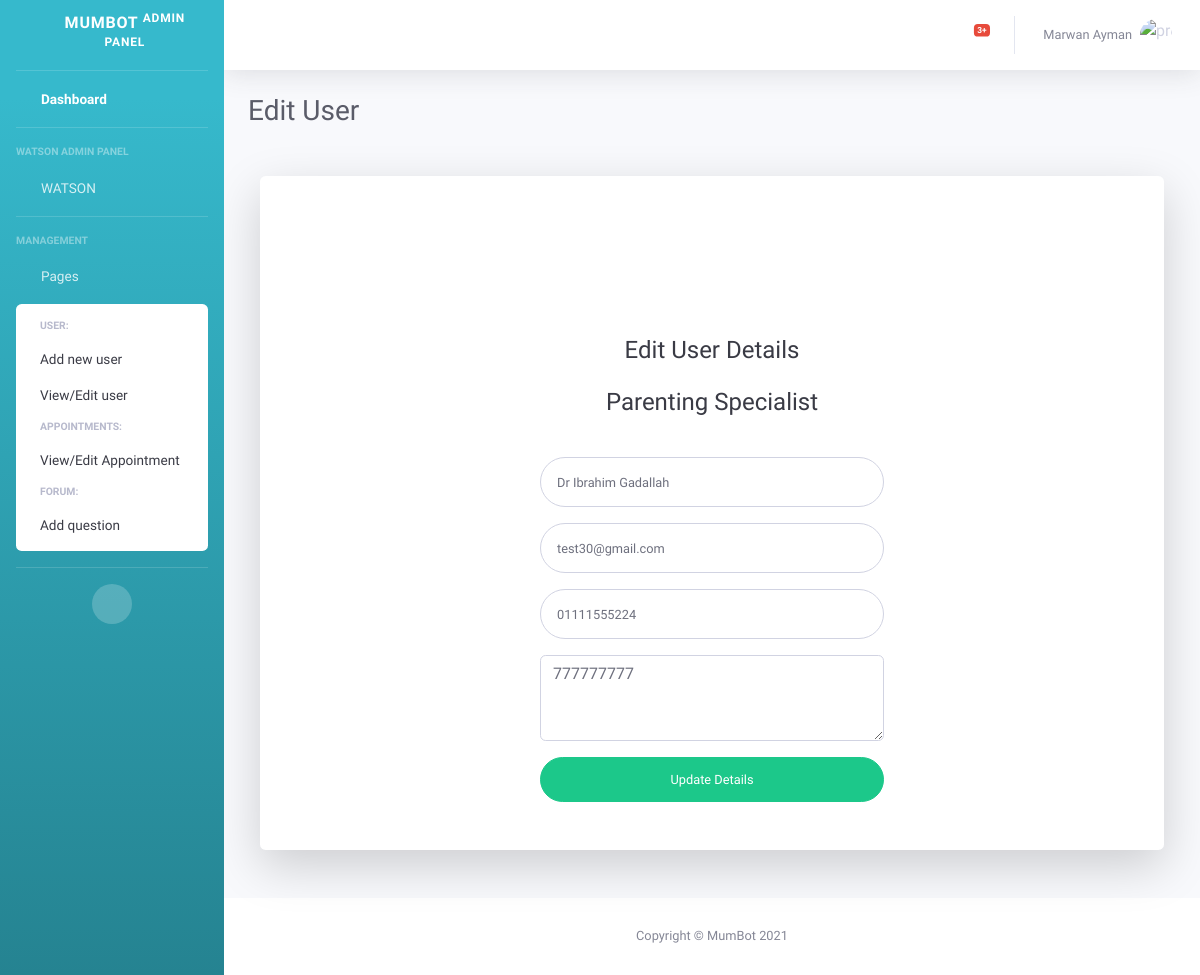
The page /grad/edituser/3/2/ (signed in) on the database as committed earlier.
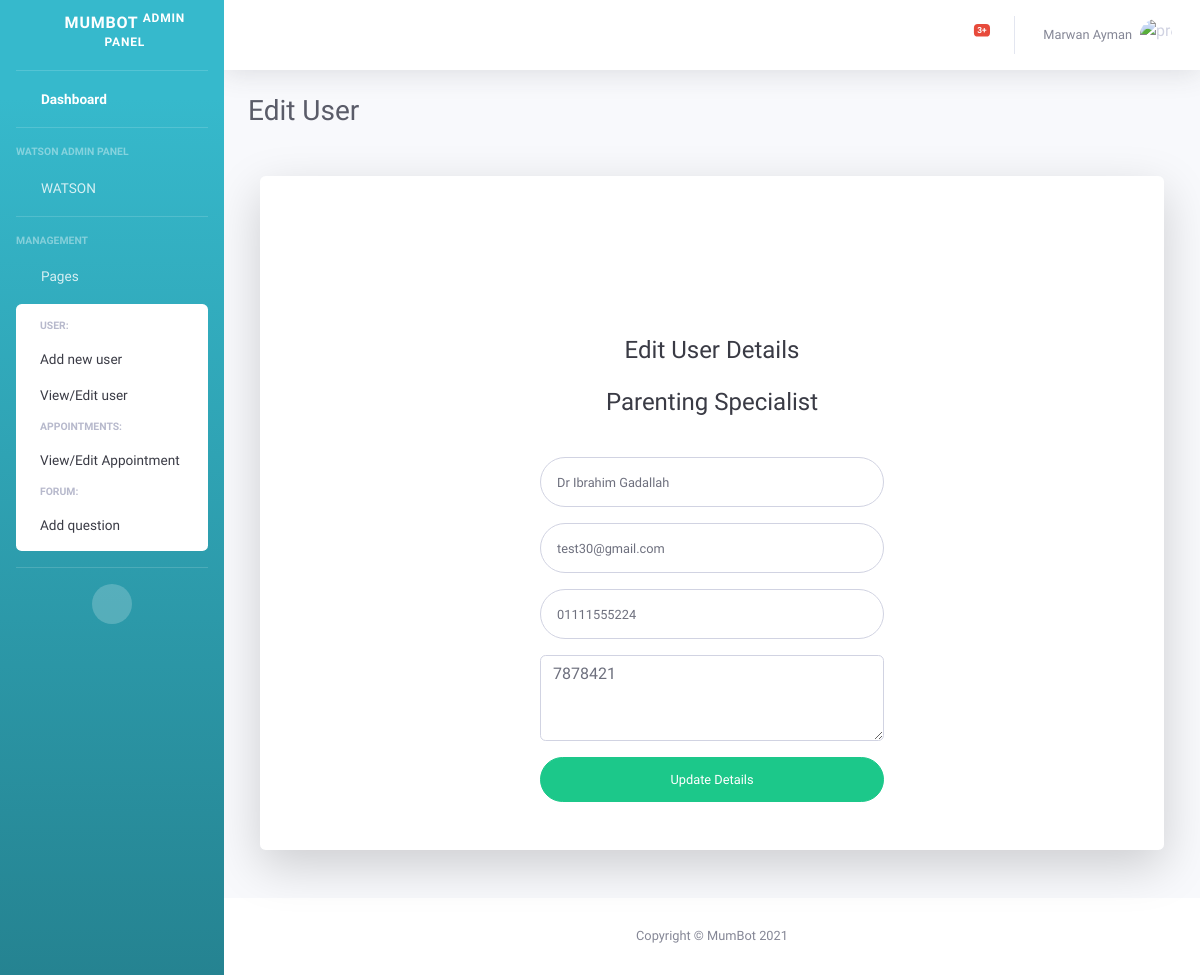
The same page on the database as committed later.
### grad/models.py (models this page shows, shortened)
class User(models.Model):
    user_password = models.CharField(max_length=32)
    user_name = models.CharField(max_length=25)
    user_phone = models.CharField(max_length=15)
    user_email = models.EmailField(max_length=254)
    user_role = models.IntegerField()

class Specialist(User):
    active_status = models.BooleanField(default=0)
    specialist_brief = models.CharField(max_length=500)

### grad/views.py (the view)
# urls.py: path("edituser/<int:id>/<int:user_role>/", views.edituser, name="edituser"),
def edituser(request, id, user_role):
    if not request.user.is_authenticated:
        messages.error(request, "You are not authorized to view this page!")
        return HttpResponseRedirect(reverse("login"))
    else:
        if user_role == 2:
            return render(request, "grad/edituser.html", {
                "user": Specialist.objects.get(pk=id)
            })
        elif user_role == 3:
            return render(request, "grad/edituser.html", {
                "user": Parent.objects.get(pk=id)
            })
        else:
            pass

### grad/templates/grad/edituser.html (shortened to what the changed rows need)
<!DOCTYPE html>
<html lang="en">
<head>
    {% load static %}
    <link href="{% static 'grad/vendor/fontawesome-free/css/all.min.css' %}" rel="stylesheet" type="text/css">
    <link href="{% static 'grad/css/sb-admin-2.min.css' %}" rel="stylesheet">
</head>
<body id="page-top">
    <div id="wrapper">
        <div id="content-wrapper" class="d-flex flex-column">
            <div id="content">
                <div class="container-fluid">
                    <div class="d-sm-flex align-items-center justify-content-between mb-4">
                        <h1 class="h3 mb-0 text-gray-800">Edit User</h1>
                    </div>
                    <div class="col-xl-12 col-lg-12 col-md-12">
                        <div class="card o-hidden border-0 shadow-lg my-5">
                            <div class="card-body p-0">
                                <div class="row">
                                    <div class="col-lg-6">
                                        <div class="p-5">
                                            <div class="text-center">
                                                <h1 class="h4 text-gray-900 mb-4">Edit User Details</h1>
                                            </div>
                                            <form class="user" action="{% url 'updateuser' user.id user.user_role %}"
                                                method="post">
                                                <div class="form-group row">
                                                    <div class="offset-2 col-md-8 col-sm-6 mb-3 mb-sm-0 text-center">
                                                        {% if user.user_role == 2 %}
                                                        <h2 class="h4 text-gray-900 mb-4">Parenting Specialist</h2>
                                                        {% else %}
                                                        <h2 class="h4 text-gray-900 mb-4">Parent</h2>
                                                        {% endif %}
                                                    </div>
                                                </div>
                                                <div class="form-group">
                                                    {% if user.user_role == 2 %}
                                                    <textarea
                                                        placeholder="Let parents know more about their parenting specialist by adding some personal information about him/her..."
                                                        class="col-sm-12 mb-6 mb-sm-0 form-control" rows="3"
                                                        name="user_brief">{{user.specialist_brief}}</textarea>
                                                    {% endif %}
                                                </div>
                                            </form>
                                        </div>
                                    </div>
                                </div>
                            </div>
                        </div>
                    </div>
                </div>
            </div>
        </div>
    </div>
</body>
</html>

Rows that differ between the two databases and show on the page:
changed Specialist: user_brief "777777777" → "7878421"
